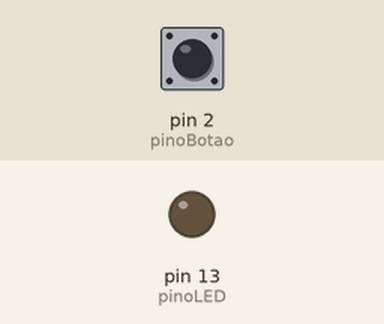
Recording of a sketch running on a simulated Arduino Uno, built with avr-gcc and run on an emulated ATmega328P. Parts: output pins drawn as LEDs (lit = HIGH). Inputs (shaded band) come from the test bench; at power-on: pin 2 (pinoBotao) HIGH.

Above: at 1.2 s.
1.3 s: pin 2 (pinoBotao) pulled LOW for 0.15 s
At 1.37 s:
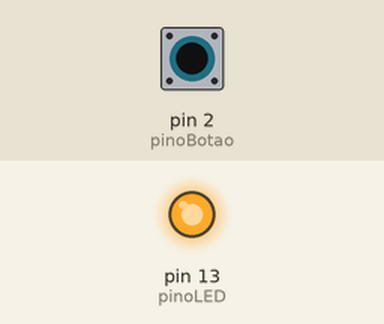
2.9 s: pin 2 (pinoBotao) pulled LOW for 3.2 s
At 7.0 s:
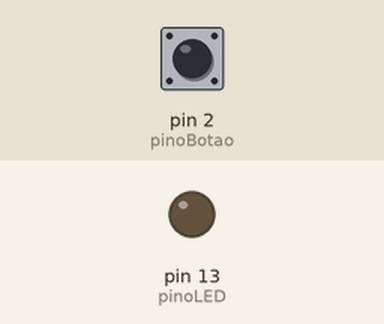
Timing chart, 0 to 8.5 s (numbered marks = the images above; inputs shaded):
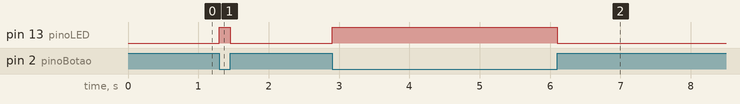

Measured:
- after the input at 1.3 s, pin 13 (pinoLED): LOW → HIGH at once, → LOW 0.15 s later
- after the input at 2.9 s, pin 13 (pinoLED): LOW → HIGH at once, → LOW 3.2 s later

The sketch:

button.ino
```cpp
int pinoBotao = 2; // O botão está ligado ao pino 2
int pinoLED = 13;  // O LED continua no pino 13

void setup() {
  pinMode(pinoLED, OUTPUT);
  // Configura o pino 2 como ENTRADA e liga o resistor interno do Arduino
  pinMode(pinoBotao, INPUT_PULLUP);
}

void loop() {
  // O Arduino "lê" o estado do botão (HIGH ou LOW)
  int estadoBotao = digitalRead(pinoBotao);

  // Lembra-te: Com o PULLUP, pressionar o botão dá sinal LOW!
  if (estadoBotao == LOW) {
    digitalWrite(pinoLED, HIGH); // Liga o LED
  } else {
    digitalWrite(pinoLED, LOW);  // Desliga o LED
  }
}
```
